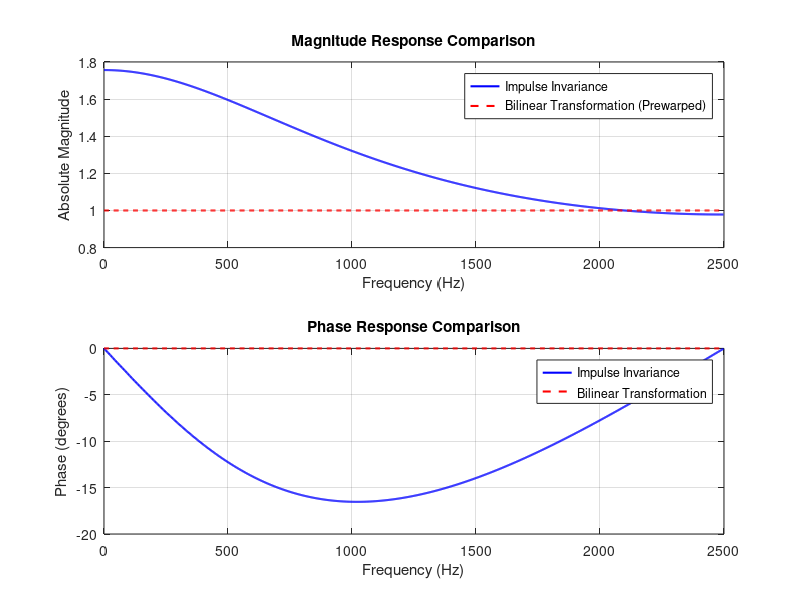

MATLAB code for this plot:
clear; clc; close all;

Fs = 5000;
T = 1/Fs;
fc = 1000;
Omega_c = 2*pi*fc;

% Analog Filter Prototype: H(s) = Omega_c / (s + Omega_c)
b_a = [Omega_c];
a_a = [1, Omega_c];

% 1. Impulse Invariance Method
[b_imp, a_imp] = impinvar(b_a, a_a, Fs);

% 2. Bilinear Transformation Method (with Prewarping)
Omega_p = (2/T)*tan(Omega_c*T/2);
b_a_pre = [Omega_p];
a_a_pre = [1, Omega_p];
[b_blt, a_blt] = bilinear(b_a_pre, a_a_pre, Fs);

% Display numerical outputs
fprintf(['=== EXPERIMENT 3: IMPULSE INVARIANCE vs BILINEAR ' ...
    'TRANSFORMATION ===\n\n']);

fprintf('Analog Cutoff Frequency (Omega_c): %.2f rad/s\n', Omega_c);
fprintf('Prewarped Analog Frequency (Omega_p): %.2f rad/s\n\n', Omega_p);

fprintf('--- IMPULSE INVARIANCE COEFFICIENTS ---\n');
fprintf('Digital Numerator (b_imp):\n');
disp(b_imp);
fprintf('Digital Denominator (a_imp):\n');
disp(a_imp);

fprintf('--- BILINEAR TRANSFORMATION COEFFICIENTS ---\n');
fprintf('Digital Numerator (b_blt):\n');
disp(b_blt);
fprintf('Digital Denominator (a_blt):\n');
disp(a_blt);

% Frequency responses
[H_imp, f] = freqz(b_imp, a_imp, 1024, Fs);
[H_blt, ~] = freqz(b_blt, a_blt, 1024, Fs);

% Plotting
figure('Name', 'Impulse Invariance vs Bilinear Transformation');

subplot(2,1,1);
plot(f, abs(H_imp), 'b', 'LineWidth', 1.5);
hold on;
plot(f, abs(H_blt), 'r--', 'LineWidth', 1.5);
grid on;
legend('Impulse Invariance', ...
    'Bilinear Transformation (Prewarped)');
title('Magnitude Response Comparison');
xlabel('Frequency (Hz)');
ylabel('Absolute Magnitude');

subplot(2,1,2);
plot(f, angle(H_imp)*180/pi, 'b', 'LineWidth', 1.5);
hold on;
plot(f, angle(H_blt)*180/pi, 'r--', 'LineWidth', 1.5);
grid on;
legend('Impulse Invariance', 'Bilinear Transformation');
title('Phase Response Comparison');
xlabel('Frequency (Hz)');
ylabel('Phase (degrees)');
